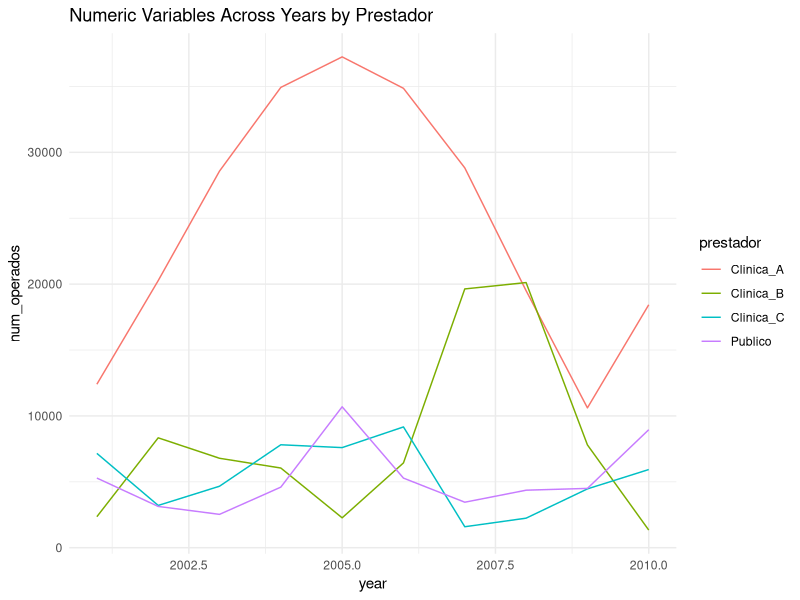

Recreate this plot in R.
setwd("/Users/mmunozcampos/Documents/Comp y reg/trabajo_cyr")

#install.packages("zoo")

library(dplyr)
library(zoo)
library(ggplot2)

base1 <- readxl::read_excel("base_1_caracteristicas.xlsx")
base2 <- readxl::read_excel("base_2_opcion_alternativa.xlsx")

# Creamos Year y realizamos merge
base2$year <- 2001
base1 <- base1 %>%
  left_join(base2, by = c("year", "ciudad"))

rm(base2)

# Llenamos NA de tasas de crecimiento y poblacion inicial
summary(as.factor(base1$ciudad))
for (city in 1:20) {
  #crecimiento
  rate = base1$crecimiento_anual[base1$year == 2001 & base1$ciudad == city][1]
  base1$crecimiento_anual[base1$ciudad == city] <- rate
  #poblacion inicial
  pob_in = base1$poblacion_inicial[base1$year == 2001 & base1$ciudad == city][1]
  base1$poblacion_inicial[base1$ciudad == city] <- pob_in
}

# Calculamos la población aproximada
summary(as.factor(base1$year))
for (i in 0:9) {
  yr = 2001+i
  base1$poblacion_aprox[base1$year == yr] <- base1$poblacion_inicial*(1+base1$crecimiento_anual)^i
}

# cambiamos el nombre a crecimiento anual para no confundirnos
base1$pop_growth_rate_yr <- base1$crecimiento_anual
df <- base1 %>%
  select(-crecimiento_anual)

rm(city, i, pob_in, rate, yr, base1)

# ----
# Interpolacion
# ----
# Creamos una base de datos alternativa con los NA correspondientes.
# Step 1: List of all years and clinics
all_cities <- unique(df$ciudad)
all_years <- unique(df$year)
all_clinics <- unique(df$prestador)

# Step 2: Create the complete grid
complete_grid <- tidyr::expand_grid(ciudad = all_cities, year = all_years, prestador = all_clinics)

# Step 3: Join and fill in missing rows with NAs
df_interp <- complete_grid %>%
  left_join(df, by = c("ciudad", "year", "prestador"))

df <- df_interp
rm(complete_grid, all_cities, all_years, all_clinics)

#preparamos la interpolacion
df_interp$tecnologia_alta[df_interp$tecnologia_alta == 0] <- 0.01

# Interpolamos valores faltantes
df_interp <- df_interp %>%
  arrange(ciudad, prestador, year) %>%
  group_by(ciudad, prestador) %>%
  mutate(across(
    where(is.numeric),
    #solamente rellenamos na (no cambiamos los otros)
    ~ ifelse(is.na(.x),
             exp(na.spline(log(.x), x = year, na.rm = FALSE)), .x)
  )) %>%
  ungroup()

# Volvemos a hacer tecnologia_alta una dummy
df_interp$tecnologia_alta[df_interp$tecnologia_alta < 1] <- 0

df_interp <- df_interp %>% arrange(ciudad, year, prestador)

# ----
# PLOT
df_gh <- df_interp %>%
  filter(ciudad == 2 & num_operados>0)

ggplot(df_gh, aes(x = year, y = num_operados, color = prestador)) +
  geom_line(na.rm = TRUE) +
  theme_minimal() +
  labs(title = "Numeric Variables Across Years by Prestador")
# End

writexl::write_xlsx(df_interp, path = "df_p1_interp.xlsx")
writexl::write_xlsx(df, path = "df_p1.xlsx")
